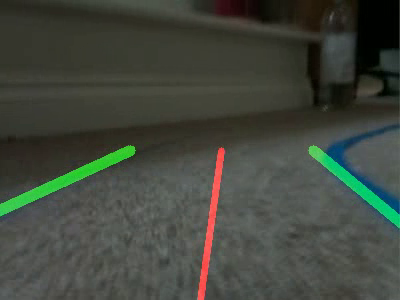
#> input picture frame 44 of training_overlay.avi, 400 x 300 px, given in place of training.avi, which was not available
$ python levelThreeAI.py
#> lines starting #> are read from the running program, lines starting #| are printed output that depends on the picture; after the words box and inside, x2 and y2 are one past the last pixel; in counts of white or black regions, pixels touching at a corner belong together; pictures that were not available may be replaced by others from this repository, and a replacement may not be noted
import cv2
import numpy as np
import logging
import math

_SHOW_IMAGE = True
_IMG_ARRAY = []

class levelThreeAI(object):

    def __init__(self):
        logging.info('Creating level three A.I...')
        self.curr_steering_angle = 90
        self.lane_lines = ''

    def follow_lane(self, orig, record = False):
        show_image("orig", orig)
        if record:
            _IMG_ARRAY.append(orig)

        self.lane_lines, frame = detect_lane(orig)
        final_image = self.steer(frame, self.lane_lines)

        return _IMG_ARRAY, self.curr_steering_angle, final_image

    def steer(self, frame, lane_lines):
        logging.debug('steering...')
        if len(lane_lines) == 0:
            self.curr_steering_angle = -90
            return frame

        new_steering_angle = compute_steering_angle(frame, lane_lines)
        self.curr_steering_angle = new_steering_angle
        curr_heading_image = display_heading_line(frame, new_steering_angle)
        show_image("heading", curr_heading_image)

        return curr_heading_image

def detect_lane(frame):
    logging.debug('detecting lane lines...')

    edges = detect_edges(frame)
    show_image('edges', edges)

    cropped_edges = region_of_interest(edges)
    show_image('edges cropped', cropped_edges)

    line_segments = detect_line_segments(cropped_edges)
    line_segment_image = display_lines(frame, line_segments)
    show_image("line segments", line_segment_image)

    lane_lines = average_slope_intercept(frame, line_segments)
    lane_lines_image = display_lines(frame, lane_lines)
    show_image("lane lines", lane_lines_image)

    return lane_lines, lane_lines_image,

def detect_edges(frame):
    # filter for blue lane lines
    hsv = cv2.cvtColor(frame, cv2.COLOR_BGR2HSV)
    show_image("hsv", hsv)
    lower_blue = np.array([60, 60, 60])
    upper_blue = np.array([150, 255, 255])
    mask = cv2.inRange(hsv, lower_blue, upper_blue)
    show_image("blue mask", mask)

    # detect edges
    edges = cv2.Canny(mask, 200, 400)

    return edges

def region_of_interest(canny):
    height, width = canny.shape
    mask = np.zeros_like(canny)

    # only focus bottom half of the screen

    polygon = np.array([[
        (0, height * 1 / 2),
        (width, height * 1 / 2),
        (width, height),
        (0, height),
    ]], np.int32)

    cv2.fillPoly(mask, polygon, 255)
    show_image("mask", mask)
    masked_image = cv2.bitwise_and(canny, mask)
    return masked_image


def detect_line_segments(cropped_edges):
    # tuning min_threshold, minLineLength, maxLineGap is a trial and error process by hand
    rho = 1  # precision in pixel, i.e. 1 pixel
    angle = np.pi / 180  # degree in radian, i.e. 1 degree
    min_threshold = 10  # minimal of votes
    line_segments = cv2.HoughLinesP(cropped_edges, rho, angle, min_threshold, np.array([]), minLineLength=8,
                                    maxLineGap=4)

    if line_segments is not None:
        for line_segment in line_segments:
            logging.debug('detected line_segment:')
            logging.debug("%s of length %s" % (line_segment, length_of_line_segment(line_segment[0])))

    return line_segments


def average_slope_intercept(frame, line_segments):
    """
    This function combines line segments into one or two lane lines
    If all line slopes are < 0: then we only have detected left lane
    If all line slopes are > 0: then we only have detected right lane
    """
    lane_lines = []
    if line_segments is None:
        logging.info('No line_segment segments detected')
        return lane_lines

    height, width, _ = frame.shape
    left_fit = []
    right_fit = []

    boundary = 1/3
    left_region_boundary = width * (1 - boundary)  # left lane line segment should be on left 2/3 of the screen
    right_region_boundary = width * boundary # right lane line segment should be on left 2/3 of the screen

    for line_segment in line_segments:
        for x1, y1, x2, y2 in line_segment:
            if x1 == x2:
                logging.info('skipping vertical line segment (slope=inf): %s' % line_segment)
                continue
            fit = np.polyfit((x1, x2), (y1, y2), 1)
            slope = fit[0]
            intercept = fit[1]
            if slope < 0:
                if x1 < left_region_boundary and x2 < left_region_boundary:
                    left_fit.append((slope, intercept))
            else:
                if x1 > right_region_boundary and x2 > right_region_boundary:
                    right_fit.append((slope, intercept))

    left_fit_average = np.average(left_fit, axis=0)
    if len(left_fit) > 0:
        lane_lines.append(make_points(frame, left_fit_average))

    right_fit_average = np.average(right_fit, axis=0)
    if len(right_fit) > 0:
        lane_lines.append(make_points(frame, right_fit_average))

    logging.debug('lane lines: %s' % lane_lines)  # [[[316, 720, 484, 432]], [[1009, 720, 718, 432]]]

    return lane_lines


def compute_steering_angle(frame, lane_lines):
    """ Find the steering angle based on lane line coordinate
        We assume that camera is calibrated to point to dead center
    """
    if len(lane_lines) == 0:
        logging.info('No lane lines detected, do nothing')
        return -90

    height, width, _ = frame.shape
    if len(lane_lines) == 1:
        logging.debug('Only detected one lane line, just follow it. %s' % lane_lines[0])
        x1, _, x2, _ = lane_lines[0][0]
        x_offset = x2 - x1
    else:
        _, _, left_x2, _ = lane_lines[0][0]
        _, _, right_x2, _ = lane_lines[1][0]
        camera_mid_offset_percent = 0 # 0.0 means car pointing to center, -0.03: car is centered to left, +0.03 means car pointing to right
        mid = int(width / 2 * (1 + camera_mid_offset_percent))
        x_offset = (left_x2 + right_x2) / 2 - mid

    # find the steering angle, which is angle between navigation direction to end of center line
    y_offset = int(height / 2)

    angle_to_mid_radian = math.atan(x_offset / y_offset)  # angle (in radian) to center vertical line
    angle_to_mid_deg = int(angle_to_mid_radian * 180.0 / math.pi)  # angle (in degrees) to center vertical line
    steering_angle = angle_to_mid_deg + 90  # this is the steering angle needed by picar front wheel

    logging.debug('new steering angle: %s' % steering_angle)
    return steering_angle

############################
# Utility Functions
############################
def display_lines(frame, lines, line_color=(0, 255, 0), line_width=10):
    line_image = np.zeros_like(frame)
    if lines is not None:
        for line in lines:
            for x1, y1, x2, y2 in line:
                cv2.line(line_image, (x1, y1), (x2, y2), line_color, line_width)
    line_image = cv2.addWeighted(frame, 0.8, line_image, 1, 1)
    return line_image


def display_heading_line(frame, steering_angle, line_color=(0, 0, 255), line_width=5):
    heading_image = np.zeros_like(frame)
    height, width, _ = frame.shape

    # figure out the heading line from steering angle
    # heading line (x1,y1) is always center bottom of the screen
    # (x2, y2) requires a bit of trigonometry

    # Note: the steering angle of:
    # 0-89 degree: turn left
    # 90 degree: going straight
    # 91-180 degree: turn right
    steering_angle_radian = steering_angle / 180.0 * math.pi
    x1 = int(width / 2)
    y1 = height
    x2 = int(x1 - height / 2 / math.tan(steering_angle_radian))
    y2 = int(height / 2)

    cv2.line(heading_image, (x1, y1), (x2, y2), line_color, line_width)
    heading_image = cv2.addWeighted(frame, 0.8, heading_image, 1, 1)

    return heading_image


def length_of_line_segment(line):
    x1, y1, x2, y2 = line
    return math.sqrt((x2 - x1) ** 2 + (y2 - y1) ** 2)


def show_image(title, frame, show=_SHOW_IMAGE):
    if show:
        cv2.imshow(title, frame)


def make_points(frame, line):
    height, width, _ = frame.shape
    slope, intercept = line
    y1 = height  # bottom of the frame
    y2 = int(y1 * 1 / 2)  # make points from middle of the frame down

    # bound the coordinates within the frame
    x1 = max(-width, min(2 * width, int((y1 - intercept) / slope)))
    x2 = max(-width, min(2 * width, int((y2 - intercept) / slope)))
    return [[x1, y1, x2, y2]]

def to_video(video_file):
#> called with video_file = 'training'
    lane_follower = levelThreeAI()
    cap = cv2.VideoCapture(video_file + '.avi')

    # skip first few seconds of video.
    for i in range(3):
        _, frame = cap.read()
#> this loop made 3 passes
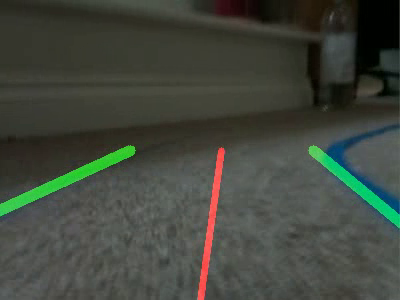
#> input picture frame 44 of training_overlay.avi, 400 x 300 px, given in place of training.avi, which was not available
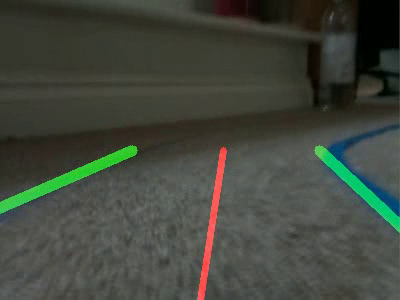
#> input picture frame 45 of training_overlay.avi, 400 x 300 px, given in place of training.avi, which was not available

    video_type = cv2.VideoWriter_fourcc(*'XVID')
    video_overlay = cv2.VideoWriter("images/%s_overlay.avi" % (video_file), video_type, 20.0, (400, 300))
    try:
        i = 0
        while cap.isOpened():
            _, frame = cap.read()
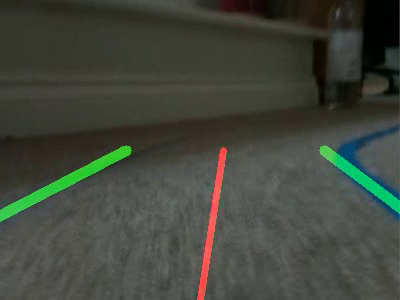
#> input picture frame 47 of training_overlay.avi, 400 x 300 px, given in place of training.avi, which was not available
#> frame is the input picture: shape (300, 400, 3); mean B, G, R 60.5, 69.9, 66
            print('frame %s' % i )
            _, _, combo_image= lane_follower.follow_lane(frame)
#> in detect_edges, `mask = cv2.inRange(hsv, lower_blue, upper_blue)`:
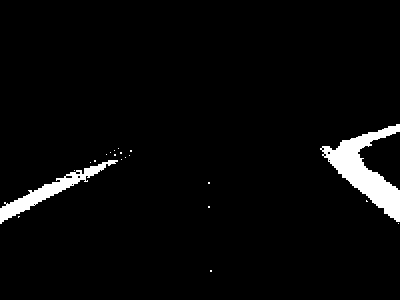
#> mask: shape (300, 400); 3.6% white; 21 white regions (19 under 20 px), largest, box (x1, y1, x2, y2) and area: (320, 124, 400, 222) 2837, (0, 160, 118, 224) 1396
#> in region_of_interest, `cv2.fillPoly(mask, polygon, 255)`:
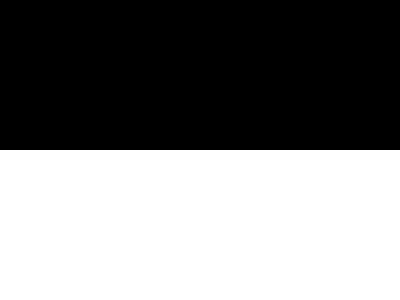
#> mask: shape (300, 400); 50% white; 1 white region, box (x1, y1, x2, y2) and area: (0, 150, 400, 300) 60000
#> in region_of_interest, `masked_image = cv2.bitwise_and(canny, mask)`:
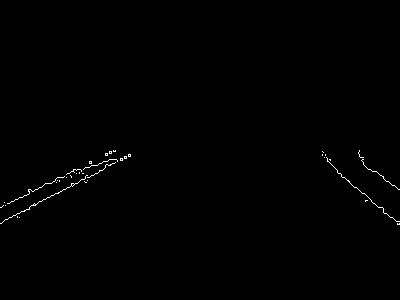
#> masked_image: shape (300, 400); 0.41% white in thin lines or dots, all inside (x1, y1, x2, y2) = (0, 150, 400, 225)
#> in detect_line_segments, `line_segments = cv2.HoughLinesP(cropped_edges, rho, angle, min_thresho..`: line_segments = 24 rows, first 6: [0, 223, 87, 177], [110, 165, 129, 154], [0, 207, 41, 187], [89, 167, 111, 159], [337, 171, 362, 193], [84, 179, 103, 169]
#> the loop in detect_line_segments, `for line_segment in line_segments:` made 24 passes
#> the loop in display_lines, `for line in lines:` made 24 passes
#> the loop in average_slope_intercept, `for line_segment in line_segments:` made 24 passes
#> after the loop in average_slope_intercept, `for line_segment in line_segments:`: left_fit = [(-0.529, 223), (-0.579, 228.7), (-0.488, 207), (-0.364, 199.4), (-0.526, 223.2), (-0.5, 206.5), (-0.722, 222.4), (-0.5, 207.5), (-0.462, 205.4), (-0.4, 200.6), (-0.583, 228.2), (-0.333, 196), (-0.529, 222.1), (-0.8, 230.2), (-0.444, 202.1), (-0.5, 206.5)]; right_fit = [(0.88, -125.6), (0.875, -124.6), (0.786, -90.5), (0.667, -77), (1, -167), (0.667, -77.33), (0.538, -30.23), (1.13, -211.3)]
#> in average_slope_intercept, `left_fit_average = np.average(left_fit, axis=0)`: left_fit_average = [-0.516, 213.1]
#> in make_points, `slope, intercept = line`: slope = -0.516; intercept = 213.1
#> in make_points, `x1 = max(-width, min(2 * width, int((y1 - intercept) / slope)))`: x1 = -168
#> in make_points, `x2 = max(-width, min(2 * width, int((y2 - intercept) / slope)))`: x2 = 122
#> in average_slope_intercept, `right_fit_average = np.average(right_fit, axis=0)`: right_fit_average = [0.817, -112.9]
#> in detect_lane, `lane_lines = average_slope_intercept(frame, line_segments)`: lane_lines = [[[-168, 300, 122, 150]], [[505, 300, 321, 150]]]
#> call 2 of display_lines, with line_color = (0, 255, 0), line_width = 10
#> the loop in display_lines (call 2), `for line in lines:` made 2 passes
#> in display_lines (call 2), `line_image = cv2.addWeighted(frame, 0.8, line_image, 1, 1)`:
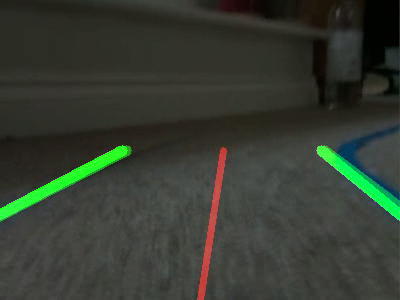
#> line_image: shape (300, 400, 3); mean B, G, R 49.4, 59.5, 53.8
#> in compute_steering_angle, `_, _, left_x2, _ = lane_lines[0][0]`: left_x2 = 122
#> in compute_steering_angle, `_, _, right_x2, _ = lane_lines[1][0]`: right_x2 = 321
#> in compute_steering_angle, `x_offset = (left_x2 + right_x2) / 2 - mid`: x_offset = 21.5
#> in compute_steering_angle, `angle_to_mid_radian = math.atan(x_offset / y_offset)`: angle_to_mid_radian = 0.142
#> in compute_steering_angle, `angle_to_mid_deg = int(angle_to_mid_radian * 180.0 / math.pi)`: angle_to_mid_deg = 8
#> in compute_steering_angle, `steering_angle = angle_to_mid_deg + 90`: steering_angle = 98
#> in display_heading_line, `steering_angle_radian = steering_angle / 180.0 * math.pi`: steering_angle_radian = 1.71
#> in display_heading_line, `x2 = int(x1 - height / 2 / math.tan(steering_angle_radian))`: x2 = 221
#> in display_heading_line, `heading_image = cv2.addWeighted(frame, 0.8, heading_image, 1, 1)`:
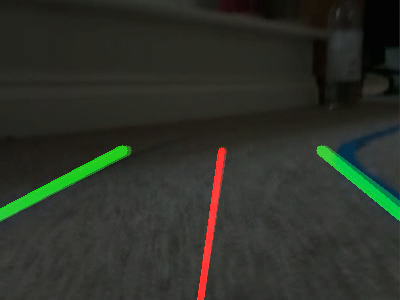
#> heading_image: shape (300, 400, 3); mean B, G, R 40.5, 48.6, 45

            cv2.imwrite("images/%s_%03d_%03d.png" % (video_file, i, lane_follower.curr_steering_angle), frame)

            cv2.imwrite("images/%s_overlay_%03d.png" % (video_file, i), combo_image)
            video_overlay.write(combo_image)
            cv2.imshow("Road with Lane line", combo_image)

            i += 1
            if cv2.waitKey(1) & 0xFF == ord('q'):
#> (key q is pressed here)
                break
    finally:
        cap.release()
        video_overlay.release()
        cv2.destroyAllWindows()


if __name__ == '__main__':
    to_video('training')

$ run again, starting later in the video
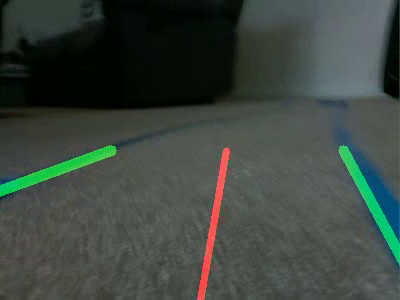
#> input picture frame 199 of training_overlay.avi, 400 x 300 px, given in place of training.avi, which was not available
#> the loop in to_video, `for i in range(3):` made 3 passes
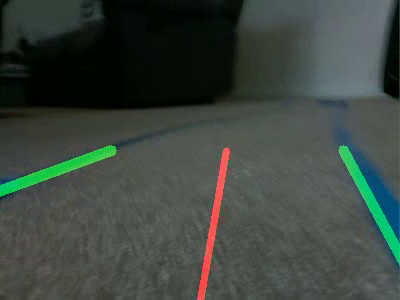
#> input picture frame 199 of training_overlay.avi, 400 x 300 px, given in place of training.avi, which was not available
#> hsv: shape (300, 400, 3); mean H, S, V 61.4, 63.1, 72.2
#> in detect_edges, `mask = cv2.inRange(hsv, lower_blue, upper_blue)`:
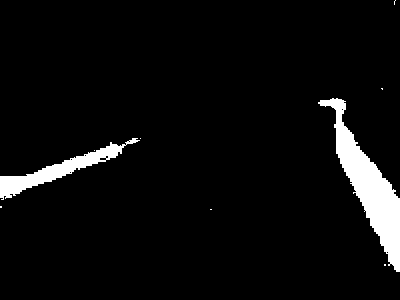
#> mask: shape (300, 400); 5% white; 9 white regions (7 under 20 px), largest, box (x1, y1, x2, y2) and area: (318, 98, 400, 272) 4166, (0, 138, 140, 200) 1852
#> edges: shape (300, 400); 0.58% white in thin lines or dots
#> masked_image: shape (300, 400); 0.38% white in thin lines or dots, all inside (x1, y1, x2, y2) = (0, 150, 400, 272)
#> in detect_line_segments, `line_segments = cv2.HoughLinesP(cropped_edges, rho, angle, min_thresho..`: line_segments = 21 rows, first 6: [31, 187, 47, 181], [339, 161, 369, 220], [43, 183, 65, 175], [379, 242, 389, 262], [67, 173, 99, 161], [335, 151, 339, 159]
#> the loop in detect_line_segments, `for line_segment in line_segments:` made 21 passes
#> the loop in display_lines, `for line in lines:` made 21 passes
#> the loop in average_slope_intercept, `for line_segment in line_segments:` made 21 passes
#> after the loop in average_slope_intercept, `for line_segment in line_segments:`: left_fit = [(-0.375, 198.6), (-0.364, 198.6), (-0.375, 198.1), (-0.25, 180.3), (-0.362, 183.7), (-0.469, 200.9), (-1.07e-15, 175), (-0.4, 199), (-0.364, 197), (-0.357, 184.3), (-0.333, 196), (-0.4, 199)]; right_fit = [(1.97, -505.7), (2, -516), (2, -519), (2, -518), (1.08, -239), (1.75, -424.3), (1.29, -314.7), (2, -519), (1.86, -469.3)]
#> left_fit_average = [-0.337, 192.5]
#> slope = -0.337; intercept = 192.5
#> in make_points, `x1 = max(-width, min(2 * width, int((y1 - intercept) / slope)))`: x1 = -318
#> in make_points, `x2 = max(-width, min(2 * width, int((y2 - intercept) / slope)))`: x2 = 126
#> right_fit_average = [1.77, -447.2]
#> lane_lines = [[[-318, 300, 126, 150]], [[421, 300, 337, 150]]]
#> the loop in display_lines (call 2), `for line in lines:` made 2 passes
#> left_x2 = 126
#> right_x2 = 337
#> x_offset = 31.5
#> angle_to_mid_radian = 0.207
#> angle_to_mid_deg = 11
#> steering_angle = 101
#> steering_angle_radian = 1.76
#> in display_heading_line, `x2 = int(x1 - height / 2 / math.tan(steering_angle_radian))`: x2 = 229
#> in display_heading_line, `heading_image = cv2.addWeighted(frame, 0.8, heading_image, 1, 1)`:
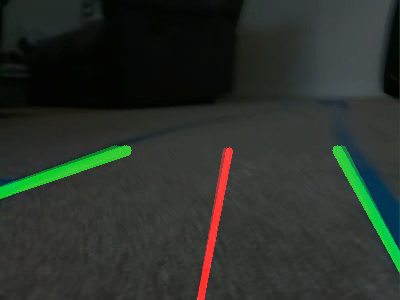
#> heading_image: shape (300, 400, 3); mean B, G, R 42.7, 48.6, 42.2
